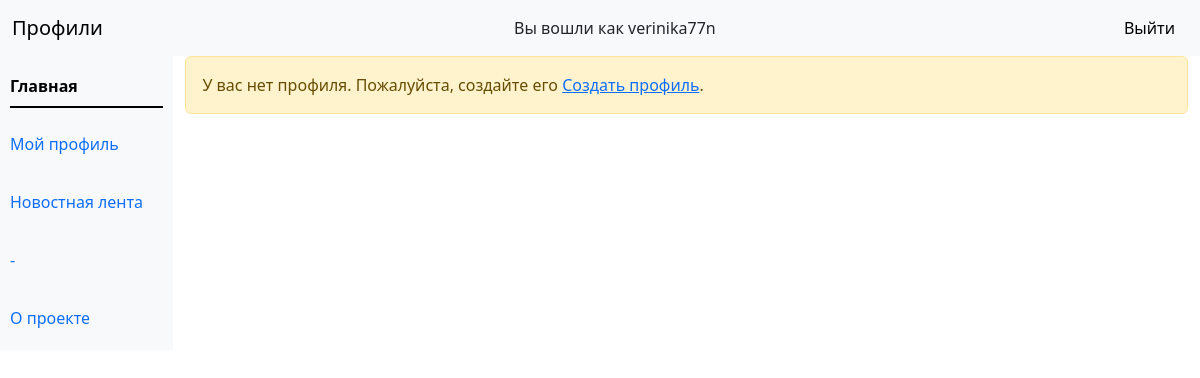
Page / (signed in) on the earlier database version.
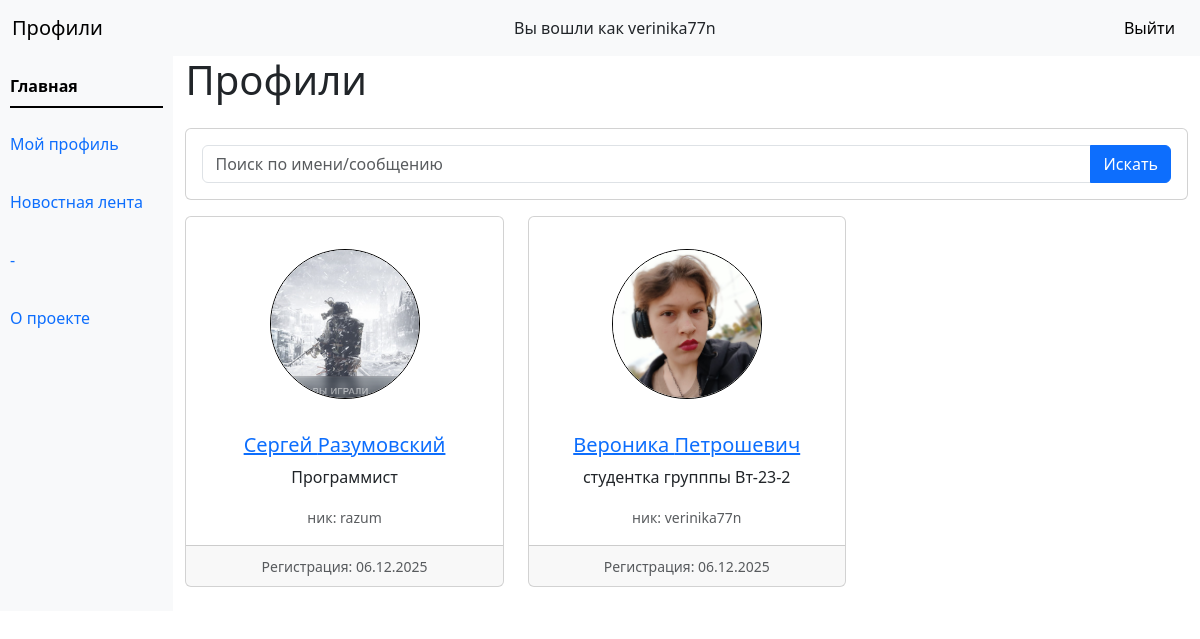
Same page on the later database version.
### profiles/models.py (models this page shows, shortened)
class DataUser(models.Model):
    fname = models.CharField('Имя', max_length=50)
    lname = models.CharField('Фамилия', max_length=50)
    phone = models.CharField('Телефон', max_length=20)
    birth_date = models.DateField('Дата рождения', null=True, blank=True)
    gender = models.CharField('Пол', max_length=10)
    about = models.TextField('О себе', max_length=300, blank=True, null=True)
    photo = models.ImageField('Фото', upload_to='photos/', null=True, blank=True)
    created_at = models.DateTimeField('Создано', auto_now_add=True)
    user = models.OneToOneField(settings.AUTH_USER_MODEL, on_delete=models.CASCADE,
                             related_name='profile', null=True, blank=True, verbose_name='user')
    class Meta:
        ordering = ['-created_at']
        verbose_name = 'Данные пользователя'
        verbose_name_plural = 'Данные пользователей'

### profiles/views.py (the view)
# urls.py: path('', EntryListView.as_view(), name='profiles'),
class EntryListView(SearchMixin, ListView):
    model = DataUser
    template_name = 'profiles/entry_list.html'
    paginate_by = 6

### profiles/views.py (called while the page is built)
    def get_queryset(self):
        qs = super().get_queryset()
        q = self.request.GET.get('q', '').strip()
        if q:
            qs = qs.filter(Q(fname__icontains=q) | Q(lname__icontains=q))
        return qs

    def get_context_data(self, **kwargs):
        ctx = super().get_context_data(**kwargs)
        ctx['q'] = self.request.GET.get('q', '').strip()
        return ctx

### templates/profiles/entry_list.html (shortened to what this page needs)
{% extends 'base.html' %}
{% block content %}
{% if user.is_authenticated and user.profile %}
<ul  class="nav d-flex justify-content-between align-items-center mb-3">
<h1>Профили</h1>
</ul >
<form method="get" class="card p-3 mb-3">
  <div class="input-group">
    <input type="text" name="q" value="{{ q }}" class="form-control" placeholder="Поиск по имени/сообщению">
    <button type="submit" class="btn btn-primary">Искать</button>
  </div>
</form>
<div class="row" >
  {% for e in page_obj %}
  <div class="col-md-4 mb-4">
    <div class="card h-100 text-center">
      <div style="min-height: 200px;" class="card-body">
        {% if e.photo %}
        <img src="{{ e.photo.url }}" class="rounded-circle mx-auto d-block mt-3" alt="{{ e.fname }} {{ e.lname }}"
          style="width:150px; height:150px; object-fit:cover; border: 1px; border-color: #000000; border-style: solid;">
        {% else %}
        <div class="rounded-circle bg-secondary d-flex align-items-center justify-content-center mx-auto"
          style="width:150px; height:150px; color:white; margin-top: 20px; " role="img">
          <span class="fs-1">{{ e.user.username|slice:":1"|upper }}</span>
        </div>
        {% endif %}
      </div>
      <div class="card-body">
        <h5 class="card-title">
          {% if e.user == user %}
          <a href="/my_prof/">
            {% else %}
            <a href="{% url 'profiles-detail' e.id %}">
              {% endif %}
              {{ e.fname }} {{ e.lname }}
            </a>
        </h5>
        {% if e.about %}
        <p class="card-text">{{ e.about }}</p>
        {% endif %}
        <p class="card-text">
          {% if e.user %}<small class="text-muted">ник: {{ e.user.username }}</small>{% endif %}
        </p>
      </div>
      <div class="card-footer">
        <small class="text-muted">Регистрация: {{ e.created_at|date:'d.m.Y' }}</small>
      </div>
    </div>
  </div>
  {% empty %}
  <p>Нет информации</p>
  {% endfor %}
</div>
{% else %}
<div class="alert alert-warning" role="alert">
  У вас нет профиля. Пожалуйста, создайте его <a href="{% url 'profiles-create' %}">Создать профиль</a>.
</div>
{% endif %}
{% endblock %}

Differences in the rows shown:
added DataUser: photo (picture), fname "Сергей", lname "Разумовский", about "Программист", user.username "razum", created_at "06.12.2025"
added DataUser: photo (picture), fname "Вероника", lname "Петрошевич", about "студентка групппы Вт-23-2", user.username "verinika77n", created_at "06.12.2025"
Other differences:
text no longer shown: "У вас нет профиля. Пожалуйста, создайте его Создать профиль ."
text now shown: "Профили Искать"
